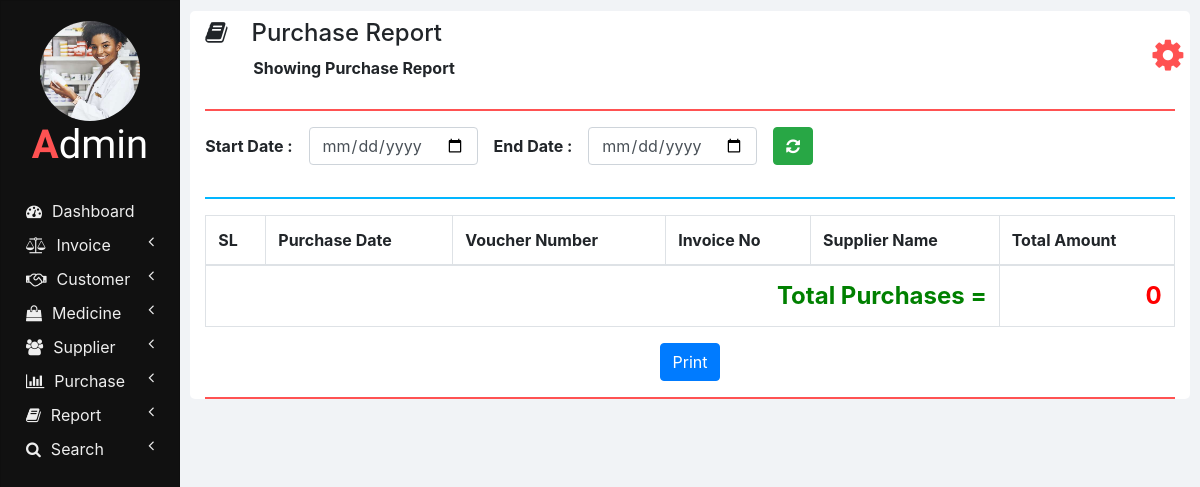
The page /purchase_report.php on the database as committed earlier.
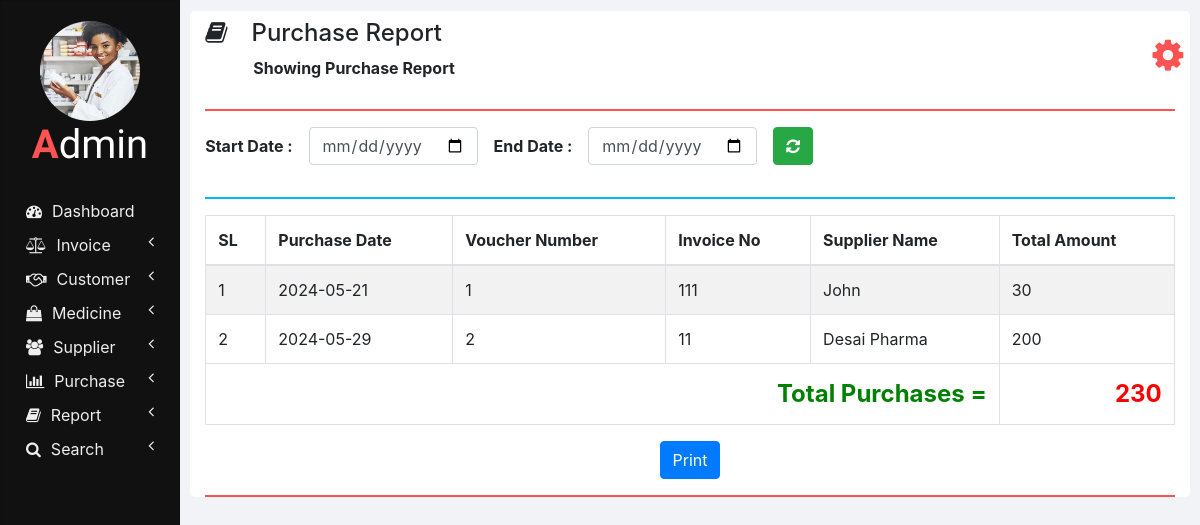
The same page on the database as committed later.
### tables this page shows
CREATE TABLE `purchases` (
  `SUPPLIER_NAME` varchar(100) NOT NULL,
  `INVOICE_NUMBER` int(11) NOT NULL,
  `VOUCHER_NUMBER` int(11) NOT NULL,
  `PURCHASE_DATE` varchar(10) NOT NULL,
  `TOTAL_AMOUNT` double NOT NULL,
  `PAYMENT_STATUS` varchar(20) NOT NULL
);

### php/report.php (the view, shortened to what this page needs)
<?php
function showPurchases($start_date, $end_date) {
  ?>
  <thead>
    <tr>
      <th>SL</th>
      <th>Purchase Date</th>
      <th>Voucher Number</th>
      <th>Invoice No</th>
      <th>Supplier Name</th>
      <th>Total Amount</th>
    </tr>
  </thead>
  <tbody>
  <?php
  require "db_connection.php";
  if($con) {
    $seq_no = 0;
    $total = 0;
    if($start_date == "" || $end_date == "")
      $query = "SELECT * FROM purchases";
    else
      $query = "SELECT * FROM purchases WHERE PURCHASE_DATE BETWEEN '$start_date' AND '$end_date'";
    $result = mysqli_query($con, $query);
    while($row = mysqli_fetch_array($result)) {
      $seq_no++;
      showPurchaseRow($seq_no, $row);
      $total = $total + $row['TOTAL_AMOUNT'];
    }
    ?>
    </tbody>
    <tfoot class="font-weight-bold">
      <tr style="text-align: right; font-size: 24px;">
        <td colspan="5" style="color: green;">&nbsp;Total Purchases =</td>
        <td style="color: red;"><?php echo $total; ?></td>
      </tr>
    </tfoot>
    <?php
  }
}
function showPurchaseRow($seq_no, $row) {
  ?>
  <tr>
    <td><?php echo $seq_no; ?></td>
    <td><?php echo $row['PURCHASE_DATE']; ?></td>
    <td><?php echo $row['VOUCHER_NUMBER']; ?></td>
    <td><?php echo $row['INVOICE_NUMBER']; ?></td>
    <td><?php echo $row['SUPPLIER_NAME'] ?></td>
    <td><?php echo $row['TOTAL_AMOUNT']; ?></td>
  </tr>
  <?php
}
  ?>

Rows that differ between the two databases and show on the page:
added purchases: seq_no "1", PURCHASE_DATE "2024-05-21", VOUCHER_NUMBER "1", INVOICE_NUMBER "111", SUPPLIER_NAME "John", TOTAL_AMOUNT "30"
added purchases: seq_no "2", PURCHASE_DATE "2024-05-29", VOUCHER_NUMBER "2", INVOICE_NUMBER "11", SUPPLIER_NAME "Desai Pharma", TOTAL_AMOUNT "200"
Other text that changed with them:
$total: "0" → "230"
